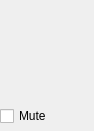
<?xml version="1.0" encoding="UTF-8"?>
<ui version="4.0">
 <class>AudioMixerMixView</class>
 <widget class="QWidget" name="AudioMixerMixView">
  <property name="geometry">
   <rect>
    <x>0</x>
    <y>0</y>
    <width>94</width>
    <height>131</height>
   </rect>
  </property>
  <property name="windowTitle">
   <string>AudioMixerView</string>
  </property>
  <layout class="QVBoxLayout" name="verticalLayout">
   <property name="leftMargin">
    <number>0</number>
   </property>
   <property name="topMargin">
    <number>0</number>
   </property>
   <property name="rightMargin">
    <number>0</number>
   </property>
   <property name="bottomMargin">
    <number>0</number>
   </property>
   <item>
    <layout class="QVBoxLayout" name="verticalLayout_2">
     <item>
      <widget class="QWidget" name="channelLevels" native="true">
       <property name="minimumSize">
        <size>
         <width>52</width>
         <height>100</height>
        </size>
       </property>
       <layout class="QGridLayout" name="gridLayout">
        <property name="leftMargin">
         <number>0</number>
        </property>
        <property name="topMargin">
         <number>0</number>
        </property>
        <property name="rightMargin">
         <number>0</number>
        </property>
        <property name="bottomMargin">
         <number>0</number>
        </property>
        <property name="horizontalSpacing">
         <number>2</number>
        </property>
       </layout>
      </widget>
     </item>
     <item>
      <widget class="QCheckBox" name="mute">
       <property name="text">
        <string>Mute</string>
       </property>
      </widget>
     </item>
     <item>
      <spacer name="verticalSpacer">
       <property name="orientation">
        <enum>Qt::Vertical</enum>
       </property>
       <property name="sizeHint" stdset="0">
        <size>
         <width>20</width>
         <height>40</height>
        </size>
       </property>
      </spacer>
     </item>
    </layout>
   </item>
  </layout>
 </widget>
 <layoutdefault spacing="6" margin="11"/>
 <resources/>
 <connections/>
</ui>
